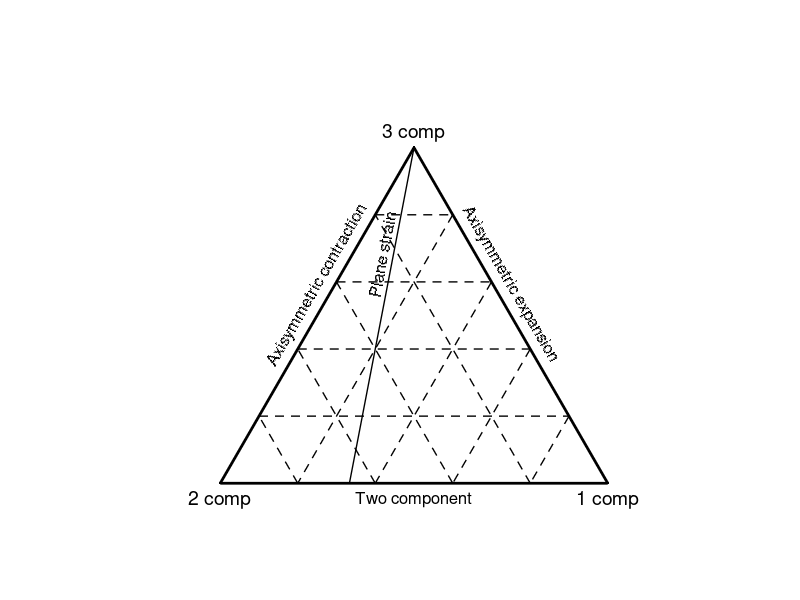

This figure's MATLAB source:
function [xc, yc]  = setupAnisotropicBarycentricMap(varargin)
% setupAnisotropicBarycentricMap
%   [xc, yc] = setupAnisotropicBarycentricMap() sets up the anisotropic
%   barycentric map and returns the x- and y-coordinates of the three
%   vertices: (0.5, 0), (-0.5, 0) and (0, sqrt(3)/2). No arguments are
%   required.
%
%   xc = [0.5, -0.5,           0];
%   yc = [   0,   0, sqrt(3)*0.5];
%
%   So the x- and y-coordinates xx(1,N) and yy(1,N) are related with
%   the barycentric coordinates c(N,3) by
%   xx = xc*c';
%   yy = yc*c';
%
%   See also barycentricCoord

    nArgs = length(varargin);
    if nArgs > 0
        error('No arguments required.');
    end

    % Vertices of the barycentric map
    xc = [0.5, -0.5,           0];
    yc = [   0,   0, sqrt(3)*0.5];

    % plot the triangle
    plot(xc, yc, 'k.');
    hold on;
    for i=1:3
        ip1 = mod(i,3)+1;
        line([xc(i),xc(ip1)],[yc(i),yc(ip1)],...
             'Color', 'black',...
             'LineWidth', 2);
    end

    % grid
    nsp = 5;
    lc = abs(xc(2)-xc(1));
    dc = lc/nsp;
    cl = zeros(3*(nsp-1),3);
    for i=1:3
        ip1=mod(i,3)+1;
        for j=1:nsp-1
            k = (i-1)*(nsp-1)+j;
            cl(k,i) = dc*j;
            cl(k,ip1) = dc*(nsp-j);
        end
    end
    xl = xc*cl';
    yl = yc*cl';

    nl = length(cl);
    for i=1:3
        for j=1:nsp-1
            k = (i-1)*(nsp-1)+j;
            kp = mod(i*(nsp-1)+nsp-j-1,nl)+1;
            line([xl(k),xl(kp)],[yl(k),yl(kp)],...
                 'LineStyle', '--',...
                 'Color', 'black',...
                 'LineWidth', 1);
        end
    end

    % plane strain limit
    c1_ps = [1/3,2/3,0];
    x1_ps = xc*c1_ps';
    y1_ps = yc*c1_ps';
    c2_ps = [0,0,1];
    x2_ps = xc*c2_ps';
    y2_ps = yc*c2_ps';
    line([x1_ps,x2_ps],[y1_ps,y2_ps],...
         'Color', 'black',...
         'LineWidth', 1);

    % turn off axis
    axis off;
    % set aspect ratio to 1:1:1
    daspect([1,1,1]);

    % labels
    label = ['1 comp';...
             '2 comp';...
             '3 comp'];
    clabel = cellstr(label);
    lb_pos_x = xc;
    lb_pos_y = [yc(1)-0.04*lc,yc(2)-0.04*lc,yc(3)+0.04*lc];
    for i=1:3
        text(lb_pos_x(i),lb_pos_y(i),clabel(i),...
             'FontSize', 14,...
             'HorizontalAlignment', 'center');
    end

    label_side1 = 'Axisymmetric expansion';
    text((xc(1)+xc(3))/2,(yc(1)+yc(3))/2+0.08*lc,label_side1,...
         'Rotation', -60,...
         'HorizontalAlignment', 'center',...
         'FontSize', 12);
    label_side2 = 'Axisymmetric contraction';
    text((xc(2)+xc(3))/2,(yc(2)+yc(3))/2+0.08*lc,label_side2,...
         'rotation', 60,...
         'HorizontalAlignment', 'center',...
         'FontSize', 12);
    label_side3 = 'Two component';
    text((xc(1)+xc(2))/2,(yc(1)+yc(2))/2-0.04*lc,label_side3,...
         'HorizontalAlignment', 'center',...
         'FontSize', 12);
    label_ps = 'Plane strain';
    lx_ps = abs(x1_ps-x2_ps);
    ly_ps = abs(y1_ps-y2_ps);
    ang = atan2(ly_ps,lx_ps)./pi.*180;
    text((x1_ps+x2_ps)/2,(y1_ps+y2_ps)/2+0.16*lc,label_ps,...
         'Rotation', ang,...
         'HorizontalAlignment', 'center',...
         'FontSize', 12);
end
